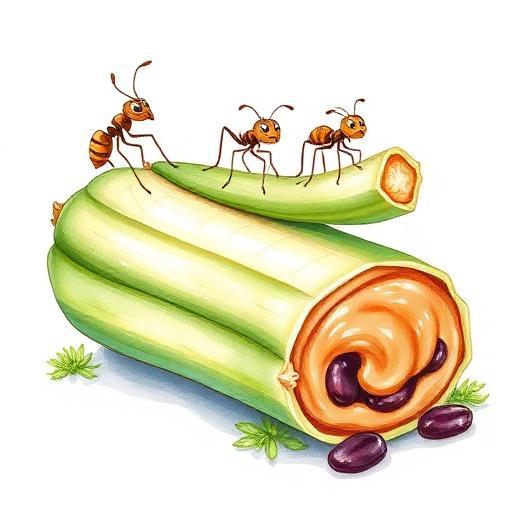
#> input picture src/assets/kids-recipes/kids-aa-ants-on-a-log.jpg, 512 x 512 px
$ python -i make-recipe-images-transparent.py   (imports and definitions only)
#> lines starting #> are read from the running program, lines starting #| are printed output that depends on the picture; after the words box and inside, x2 and y2 are one past the last pixel; in counts of white or black regions, pixels touching at a corner belong together
#> further down, picture is the input picture: PIL image 512x512 RGB; mean R, G, B 230.5, 224.6, 198.1
#!/usr/bin/env python
"""
Give every recipe illustration a transparent background.

Most recipe art arrived as an opaque square on white or cream paper, which shows
as a white box on the recipe cards. This cuts each one out with the same
edge-inward flood fill as scripts/make-transparent.py, so a white plate or
yoghurt inside the dish stays, and leaves art that is already transparent alone.

  * PNG (public/images/recipes/**): rewritten in place under the same name, as a
    256-colour palette PNG like the exercise set (roughly 10x smaller).
  * JPG (src/assets/kids-recipes, a few meals): JPG has no transparency, so each
    becomes a .webp beside it, the .jpg is removed and references in src/ are
    updated to the new name.
  * Art on a solid coloured card (green, black) loses the card, then any white
    paper under it.
  * Art that fills its frame edge to edge has no background; it is left as is
    (a JPG of it still becomes .webp so every reference uses one extension).

Usage
    python scripts/make-recipe-images-transparent.py --check   # report only; exits 1 if any need doing
    python scripts/make-recipe-images-transparent.py           # convert
"""
import argparse
import glob
import importlib.util
import os
import re
import sys
from multiprocessing import Pool

import numpy as np
from PIL import Image, ImageDraw

_spec = importlib.util.spec_from_file_location(
    "make_transparent", os.path.join(os.path.dirname(__file__), "make-transparent.py")
)
mt = importlib.util.module_from_spec(_spec)
# [1 line not run here, left out]

ROOTS = ["public/images/recipes", "src/assets/kids-recipes"]
SENTINEL = (255, 0, 255)


# [6 lines left out: function recipe_images, not called in this run]


def border(rgba):
    return np.concatenate([rgba[0], rgba[-1], rgba[:, 0], rgba[:, -1]])


# [11 lines left out: function classify, not called in this run]


def remove_solid_card(img, tolerance=40):
    """Paint a flat coloured border white so the white cut-out can take it, and the paper under it."""
#> called with tolerance = 40
    rgb = img.convert("RGB")
    work = rgb.copy()
    w, h = work.size
#> w = 512; h = 512
    card = tuple(int(v) for v in np.median(border(np.asarray(rgb).astype(int)), axis=0))
#> card = (255, 255, 255)
    px = work.load()
    for x, y in [(x, 0) for x in range(0, w, 4)] + [(x, h - 1) for x in range(0, w, 4)] + \
                [(0, y) for y in range(0, h, 4)] + [(w - 1, y) for y in range(0, h, 4)]:
        if max(abs(a - b) for a, b in zip(px[x, y], card)) <= tolerance:
            ImageDraw.floodfill(work, (x, y), SENTINEL, thresh=tolerance)
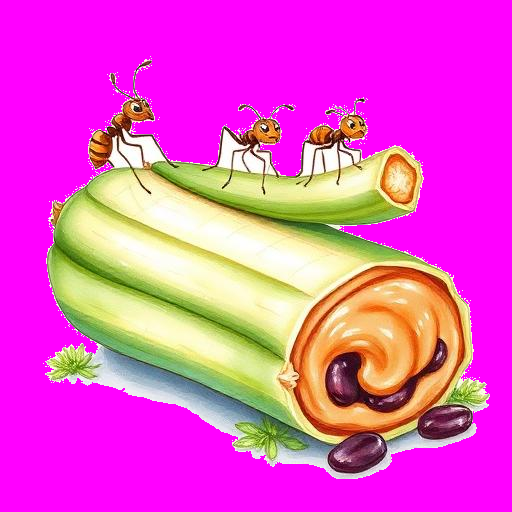
#> work: PIL image 512x512 RGB; mean R, G, B 230.7, 79.8, 198.5
    arr = np.asarray(rgb).copy()
    arr[np.all(np.asarray(work) == SENTINEL, axis=-1)] = 255
#> arr: shape (512, 512, 3); 9.64% of pixels changed, all inside (x1, y1, x2, y2) = (0, 47, 497, 493)
    return Image.fromarray(arr)


# [32 lines left out: function convert, not called in this run]


def classify_file(path):
    with Image.open(path) as img:
        return path, classify(img)


# [69 lines left out: functions rewrite_references, main, not called in this run]


# [2 lines not run here, left out]

>>> from PIL import Image
>>> picture = Image.open('../src/assets/kids-recipes/kids-aa-ants-on-a-log.jpg')
>>> result = remove_solid_card(picture)

$ run again, on src/assets/kids-recipes/kids-aa-rainbow-skewers.jpg
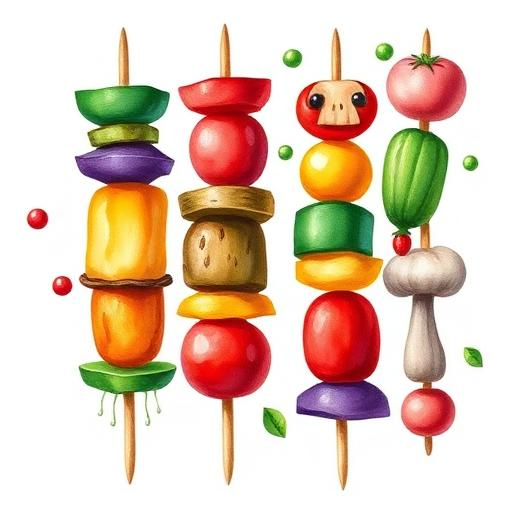
#> input picture src/assets/kids-recipes/kids-aa-rainbow-skewers.jpg, 512 x 512 px
#> picture is the input picture: PIL image 512x512 RGB; mean R, G, B 225.1, 201.3, 182.7
#> card = (255, 255, 255)
#> after the loop in remove_solid_card, `for x, y in [(x, 0) for x in range(0, w, 4)] + [(x, h - 1) for x in ra..`:
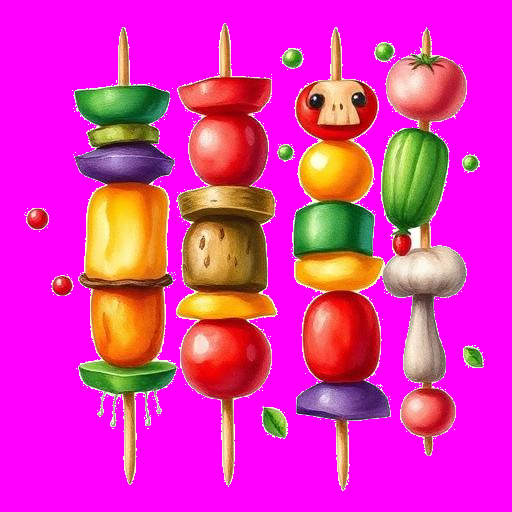
#> work: PIL image 512x512 RGB; mean R, G, B 225.6, 47.9, 183.5

$ run again, on src/assets/kids-recipes/kids-ak-chicken-katsu.webp
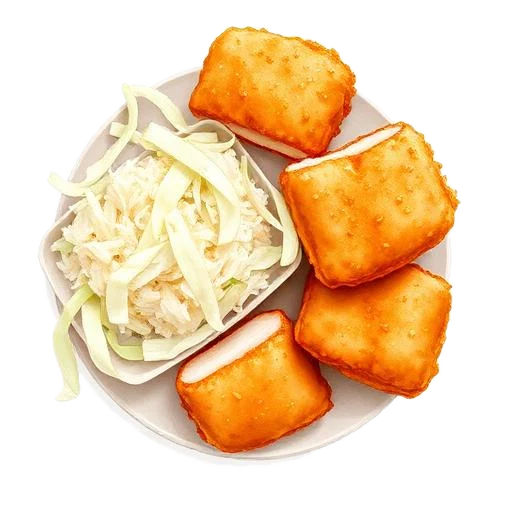
#> input picture src/assets/kids-recipes/kids-ak-chicken-katsu.webp, 512 x 512 px
#> picture is the input picture: PIL image 512x512 RGBA; mean R, G, B, A 241.6, 213.3, 178.1, 133
#> card = (255, 255, 255)
#> after the loop in remove_solid_card, `for x, y in [(x, 0) for x in range(0, w, 4)] + [(x, h - 1) for x in ra..`:
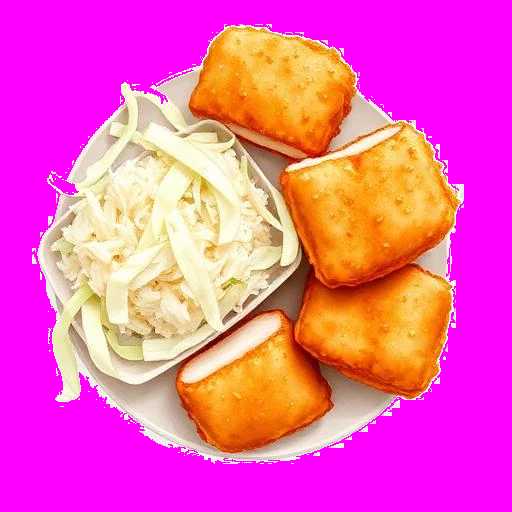
#> work: PIL image 512x512 RGB; mean R, G, B 242, 92.3, 178.7
#> arr: shape (512, 512, 3); mean R, G, B 242, 213.6, 178.7

$ run again, on src/assets/kids-recipes/kids-ak-mini-meatloaf-cups.webp
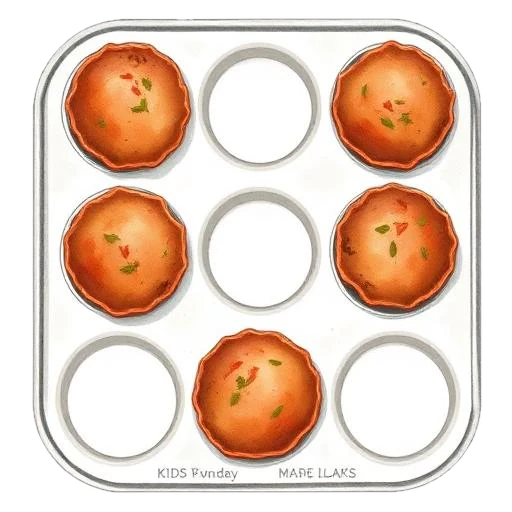
#> input picture src/assets/kids-recipes/kids-ak-mini-meatloaf-cups.webp, 512 x 512 px
#> picture is the input picture: PIL image 512x512 RGBA; mean R, G, B, A 229.7, 205.2, 189.5, 198.9
#> in remove_solid_card, `rgb = img.convert("RGB")`:
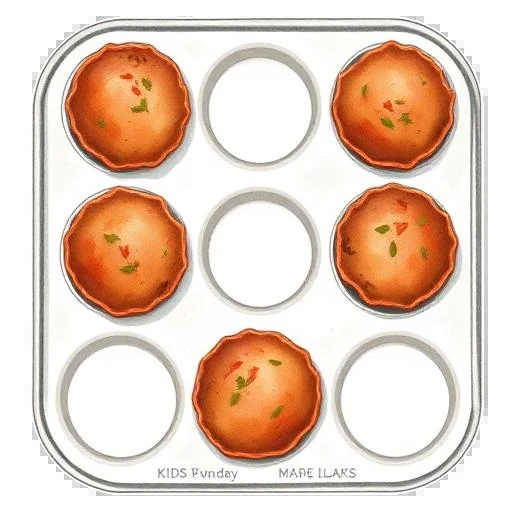
#> rgb: PIL image 512x512 RGB; mean R, G, B 229.7, 205.2, 189.5
#> card = (255, 255, 255)
#> after the loop in remove_solid_card, `for x, y in [(x, 0) for x in range(0, w, 4)] + [(x, h - 1) for x in ra..`:
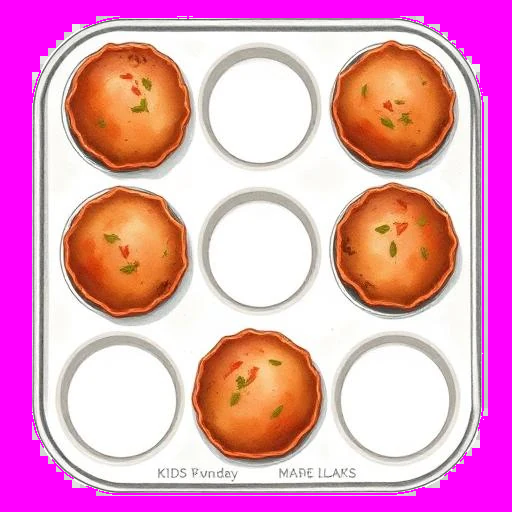
#> work: PIL image 512x512 RGB; mean R, G, B 229.8, 154, 189.5
#> arr: shape (512, 512, 3); 2.55% of pixels changed, all inside (x1, y1, x2, y2) = (24, 12, 512, 500)
